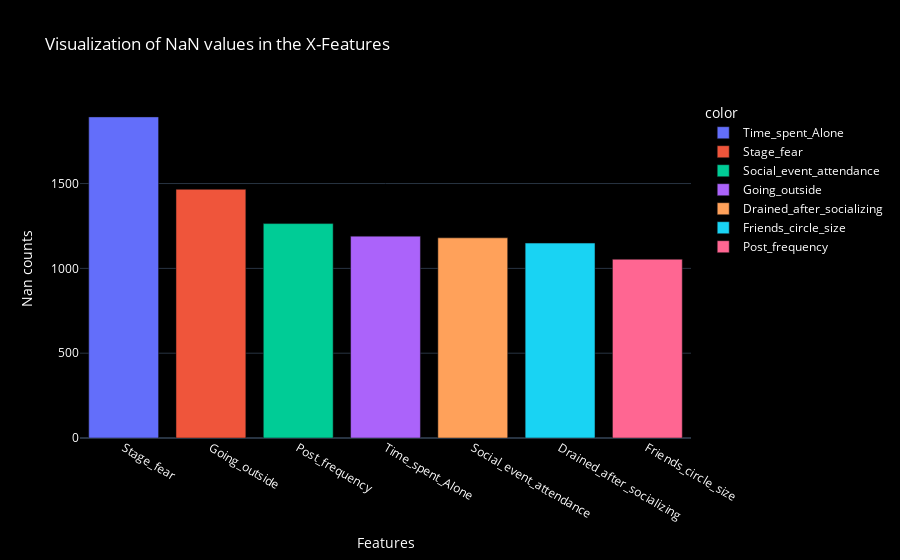

Notebook code cell kept with this figure:
### Code cell
nan_sum_values=df_train.isna().sum()
nan_sum_values=nan_sum_values[nan_sum_values!=0].sort_values(ascending=False)
normalized = (nan_sum_values-nan_sum_values.min())/(nan_sum_values.max()-nan_sum_values.min())

fig = px.bar(
    x=nan_sum_values.index,
    y=nan_sum_values.values,
    labels={'x': 'Features', 'y': 'Nan counts'},
    title='Visualization of NaN values in the X-Features',
    color=s.index # this will give you other colors
)

fig.update_layout(
    template='plotly_dark',
    plot_bgcolor='black',
    paper_bgcolor='black',
    font_color='white'
)

fig.show()

### Figure 1 — Plotly figure (JSON) as saved in the notebook; plotly's stock layout.template omitted (floating-point values rounded to 4 significant figures)
{"data": [{"hovertemplate": "color=Time_spent_Alone<br>Features=%{x}<br>Nan counts=%{y}<extra></extra>", "legendgroup": "Time_spent_Alone", "marker": {"color": "#636efa", "pattern": {"shape": ""}}, "name": "Time_spent_Alone", "orientation": "v", "showlegend": true, "textposition": "auto", "x": ["Stage_fear"], "xaxis": "x", "y": [1893], "yaxis": "y", "type": "bar"}, {"hovertemplate": "color=Stage_fear<br>Features=%{x}<br>Nan counts=%{y}<extra></extra>", "legendgroup": "Stage_fear", "marker": {"color": "#EF553B", "pattern": {"shape": ""}}, "name": "Stage_fear", "orientation": "v", "showlegend": true, "textposition": "auto", "x": ["Going_outside"], "xaxis": "x", "y": [1466], "yaxis": "y", "type": "bar"}, {"hovertemplate": "color=Social_event_attendance<br>Features=%{x}<br>Nan counts=%{y}<extra></extra>", "legendgroup": "Social_event_attendance", "marker": {"color": "#00cc96", "pattern": {"shape": ""}}, "name": "Social_event_attendance", "orientation": "v", "showlegend": true, "textposition": "auto", "x": ["Post_frequency"], "xaxis": "x", "y": [1264], "yaxis": "y", "type": "bar"}, {"hovertemplate": "color=Going_outside<br>Features=%{x}<br>Nan counts=%{y}<extra></extra>", "legendgroup": "Going_outside", "marker": {"color": "#ab63fa", "pattern": {"shape": ""}}, "name": "Going_outside", "orientation": "v", "showlegend": true, "textposition": "auto", "x": ["Time_spent_Alone"], "xaxis": "x", "y": [1190], "yaxis": "y", "type": "bar"}, {"hovertemplate": "color=Drained_after_socializing<br>Features=%{x}<br>Nan counts=%{y}<extra></extra>", "legendgroup": "Drained_after_socializing", "marker": {"color": "#FFA15A", "pattern": {"shape": ""}}, "name": "Drained_after_socializing", "orientation": "v", "showlegend": true, "textposition": "auto", "x": ["Social_event_attendance"], "xaxis": "x", "y": [1180], "yaxis": "y", "type": "bar"}, {"hovertemplate": "color=Friends_circle_size<br>Features=%{x}<br>Nan counts=%{y}<extra></extra>", "legendgroup": "Friends_circle_size", "marker": {"color": "#19d3f3", "pattern": {"shape": ""}}, "name": "Friends_circle_size", "orientation": "v", "showlegend": true, "textposition": "auto", "x": ["Drained_after_socializing"], "xaxis": "x", "y": [1149], "yaxis": "y", "type": "bar"}, {"hovertemplate": "color=Post_frequency<br>Features=%{x}<br>Nan counts=%{y}<extra></extra>", "legendgroup": "Post_frequency", "marker": {"color": "#FF6692", "pattern": {"shape": ""}}, "name": "Post_frequency", "orientation": "v", "showlegend": true, "textposition": "auto", "x": ["Friends_circle_size"], "xaxis": "x", "y": [1054], "yaxis": "y", "type": "bar"}], "layout": {"xaxis": {"anchor": "y", "domain": [0.0, 1.0], "title": {"text": "Features"}}, "yaxis": {"anchor": "x", "domain": [0.0, 1.0], "title": {"text": "Nan counts"}}, "legend": {"title": {"text": "color"}, "tracegroupgap": 0}, "title": {"text": "Visualization of NaN values in the X-Features"}, "barmode": "relative", "font": {"color": "white"}, "plot_bgcolor": "black", "paper_bgcolor": "black"}}
